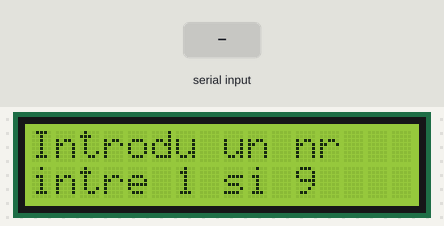
This sketch was run on a simulated Arduino Uno, built with avr-gcc and run on an emulated ATmega328P. Parts: 16×2 character LCD. The inputs (shaded band) are chosen by the test bench. Random numbers use the default seed unless the sketch sets one.

Above: at 1.2 s.
8.4 s: "90,45\n" received over Serial
At 9.7 s:
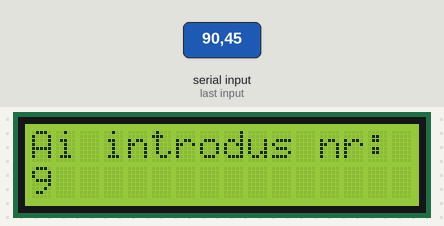
At 13.8 s:
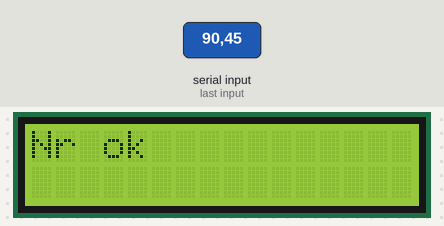
Timing chart, 0 to 15.3 s (numbered marks = the images above; inputs shaded):
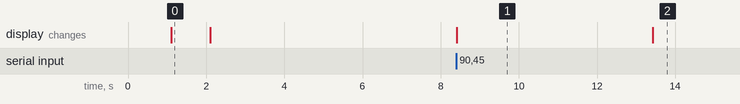

Measured:
- after the input at 8.4 s, the display: changes at once (image 1)
- what the display in image 0 shows lasts 1.0 s, from 1.1 s to 2.1 s
- what the display in image 1 shows lasts 5.0 s, from 8.4 s to 13.4 s

The sketch:

ghiceste_numarul.ino
```cpp
#include <Wire.h>
#include <LiquidCrystal_I2C.h>
LiquidCrystal_I2C lcd(0x27, 16, 2);//coloana, linie
int secretNumar;
char userinput;

void setup(){
  Serial.begin(9600);
  //sa se genereze un numar aleator
  randomSeed(analogRead(A0));
  lcd.init();
  lcd.backlight();

  lcd.setCursor(0, 0);
  lcd.print("JOC GHICESTE NR");
  delay(1000);
  lcd.clear();
  lcd.print("Introdu un nr");
  lcd.setCursor(0, 1);
  lcd.print("intre 1 si 9");
  delay(1000);
  lcd.clear();
  delay(5000);

secretNumar=random(1,10);
}

void loop(){
if (Serial.available()>0){
  userinput=Serial.read();
  lcd.setCursor(0, 0);
  lcd.print("Ai introdus nr:");
  lcd.setCursor(0, 1);
  lcd.print(userinput);
  delay(5000);
  lcd.clear();
  if(userinput>='1' && userinput<='9'){
    lcd.setCursor(0, 0);
    lcd.print("Nr ok");
    delay(3000);
    lcd.clear();
    int guess =userinput - '0';
    if(guess == secretNumar){
      lcd.setCursor(0, 0);
      lcd.print("Corect! Ai ghicit");
    }
    else{
      lcd.setCursor(0, 0);
      lcd.print("Nu ai ghicit");
      delay(5000);
      lcd.clear();
      lcd.setCursor(0, 0);
      lcd.print("Nr ales era:");
      lcd.setCursor(0, 1);
      lcd.print(secretNumar);
    }

  }
  else{
    lcd.setCursor(0, 0);
    lcd.print("Nr introdus>9");
  }

}
}
// void setup() {
//   // put your setup code here, to run once:
// lcd.init();
// lcd.backlight();
// lcd.clear();
// lcd.setCursor(0, 0);
// lcd.print("eu eu tu tu el el voi voi noi noi");
// //lcd.setCursor(0,1);
// //lcd.print("EU am scris");
// }

// void loop() {
//   // put your main code here, to run repeatedly:

// lcd.scrollDisplayLeft();
// delay(1000);
// }
```
